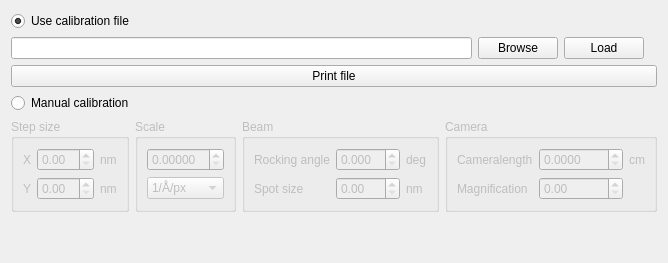
        <widget class="QWidget" name="tab_5">
         <attribute name="title">
          <string>Calibration</string>
         </attribute>
         <layout class="QVBoxLayout" name="verticalLayout_7">
          <item>
           <widget class="QRadioButton" name="useCalibrationFileRadioButton">
            <property name="text">
             <string>Use calibration file</string>
            </property>
            <property name="checked">
             <bool>true</bool>
            </property>
           </widget>
          </item>
          <item>
           <layout class="QHBoxLayout" name="horizontalLayout_10">
            <item>
             <widget class="QLineEdit" name="calibrationFilePathField">
              <property name="clearButtonEnabled">
               <bool>true</bool>
              </property>
             </widget>
            </item>
            <item>
             <widget class="QPushButton" name="browseCalibrationButton">
              <property name="text">
               <string>Browse</string>
              </property>
             </widget>
            </item>
            <item>
             <widget class="QPushButton" name="loadCalibrationButton">
              <property name="text">
               <string>Load</string>
              </property>
             </widget>
            </item>
            <item>
             <widget class="StatusIndicator" name="calibrationStatusIndicator">
              <property name="sizePolicy">
               <sizepolicy hsizetype="Maximum" vsizetype="Maximum">
                <horstretch>0</horstretch>
                <verstretch>0</verstretch>
               </sizepolicy>
              </property>
              <property name="maximumSize">
               <size>
                <width>20</width>
                <height>20</height>
               </size>
              </property>
              <property name="text">
               <string/>
              </property>
              <property name="pixmap">
               <pixmap>../icons/None.png</pixmap>
              </property>
              <property name="scaledContents">
               <bool>true</bool>
              </property>
             </widget>
            </item>
           </layout>
          </item>
          <item>
           <widget class="QPushButton" name="printCalibrationFileButton">
            <property name="text">
             <string>Print file</string>
            </property>
           </widget>
          </item>
          <item>
           <widget class="QRadioButton" name="useManualCalibrationRadioButton">
            <property name="text">
             <string>Manual calibration</string>
            </property>
           </widget>
          </item>
          <item>
           <layout class="QHBoxLayout" name="horizontalLayout_9">
            <item>
             <widget class="QGroupBox" name="groupBox_7">
              <property name="enabled">
               <bool>false</bool>
              </property>
              <property name="sizePolicy">
               <sizepolicy hsizetype="Maximum" vsizetype="Maximum">
                <horstretch>0</horstretch>
                <verstretch>0</verstretch>
               </sizepolicy>
              </property>
              <property name="title">
               <string>Step size</string>
              </property>
              <layout class="QGridLayout" name="gridLayout_14">
               <item row="1" column="1">
                <widget class="QDoubleSpinBox" name="stepSizeYSpinBox">
                 <property name="singleStep">
                  <double>0.100000000000000</double>
                 </property>
                </widget>
               </item>
               <item row="0" column="0">
                <widget class="QLabel" name="label_13">
                 <property name="text">
                  <string>X</string>
                 </property>
                </widget>
               </item>
               <item row="1" column="0">
                <widget class="QLabel" name="label_31">
                 <property name="text">
                  <string>Y</string>
                 </property>
                </widget>
               </item>
               <item row="0" column="1">
                <widget class="QDoubleSpinBox" name="stepSizeXSpinBox">
                 <property name="singleStep">
                  <double>0.100000000000000</double>
                 </property>
                </widget>
               </item>
               <item row="0" column="2">
                <widget class="QLabel" name="label_12">
                 <property name="text">
                  <string>nm</string>
                 </property>
                </widget>
               </item>
               <item row="1" column="2">
                <widget class="QLabel" name="label_35">
                 <property name="text">
                  <string>nm</string>
                 </property>
                </widget>
               </item>
              </layout>
             </widget>
            </item>
            <item>
             <widget class="QGroupBox" name="groupBox_8">
              <property name="enabled">
               <bool>false</bool>
              </property>
              <property name="title">
               <string>Scale</string>
              </property>
              <layout class="QGridLayout" name="gridLayout_15">
               <item row="0" column="0">
                <widget class="QDoubleSpinBox" name="scaleSpinBox">
                 <property name="decimals">
                  <number>5</number>
                 </property>
                </widget>
               </item>
               <item row="1" column="0">
                <widget class="QComboBox" name="scaleSelector">
                 <item>
                  <property name="text">
                   <string>1/Å/px</string>
                  </property>
                 </item>
                 <item>
                  <property name="text">
                   <string>Å/px</string>
                  </property>
                 </item>
                </widget>
               </item>
              </layout>
             </widget>
            </item>
            <item>
             <widget class="QGroupBox" name="groupBox_9">
              <property name="enabled">
               <bool>false</bool>
              </property>
              <property name="title">
               <string>Beam</string>
              </property>
              <layout class="QGridLayout" name="gridLayout_16">
               <item row="0" column="0">
                <widget class="QLabel" name="label_38">
                 <property name="text">
                  <string>Rocking angle</string>
                 </property>
                </widget>
               </item>
               <item row="0" column="1">
                <widget class="QDoubleSpinBox" name="rockingAngleSpinBox">
                 <property name="decimals">
                  <number>3</number>
                 </property>
                 <property name="maximum">
                  <double>10.000000000000000</double>
                 </property>
                </widget>
               </item>
               <item row="0" column="2">
                <widget class="QLabel" name="label_39">
                 <property name="text">
                  <string>deg</string>
                 </property>
                </widget>
               </item>
               <item row="1" column="0">
                <widget class="QLabel" name="label_40">
                 <property name="text">
                  <string>Spot size</string>
                 </property>
                </widget>
               </item>
               <item row="1" column="1">
                <widget class="QDoubleSpinBox" name="spotSizeSpinBox">
                 <property name="maximum">
                  <double>999.000000000000000</double>
                 </property>
                 <property name="singleStep">
                  <double>0.100000000000000</double>
                 </property>
                </widget>
               </item>
               <item row="1" column="2">
                <widget class="QLabel" name="label_41">
                 <property name="text">
                  <string>nm</string>
                 </property>
                </widget>
               </item>
              </layout>
             </widget>
            </item>
            <item>
             <widget class="QGroupBox" name="groupBox_10">
              <property name="enabled">
               <bool>false</bool>
              </property>
              <property name="title">
               <string>Camera</string>
              </property>
              <layout class="QGridLayout" name="gridLayout_17">
               <item row="0" column="1">
                <widget class="QDoubleSpinBox" name="cameraLengthSpinBox">
                 <property name="decimals">
                  <number>4</number>
                 </property>
                 <property name="maximum">
                  <double>500.000000000000000</double>
                 </property>
                 <property name="singleStep">
                  <double>0.100000000000000</double>
                 </property>
                </widget>
               </item>
               <item row="0" column="0">
                <widget class="QLabel" name="label_32">
                 <property name="text">
                  <string>Cameralength</string>
                 </property>
                </widget>
               </item>
               <item row="0" column="2">
                <widget class="QLabel" name="label_34">
                 <property name="text">
                  <string>cm</string>
                 </property>
                </widget>
               </item>
               <item row="1" column="0">
                <widget class="QLabel" name="label_33">
                 <property name="text">
                  <string>Magnification</string>
                 </property>
                </widget>
               </item>
               <item row="1" column="1">
                <widget class="QDoubleSpinBox" name="magnificationSpinBox">
                 <property name="maximum">
                  <double>10000000.000000000000000</double>
                 </property>
                 <property name="singleStep">
                  <double>1000.000000000000000</double>
                 </property>
                </widget>
               </item>
              </layout>
             </widget>
            </item>
           </layout>
          </item>
          <item>
           <spacer name="verticalSpacer_4">
            <property name="orientation">
             <enum>Qt::Vertical</enum>
            </property>
            <property name="sizeHint" stdset="0">
             <size>
              <width>20</width>
              <height>40</height>
             </size>
            </property>
           </spacer>
          </item>
         </layout>
        </widget>
